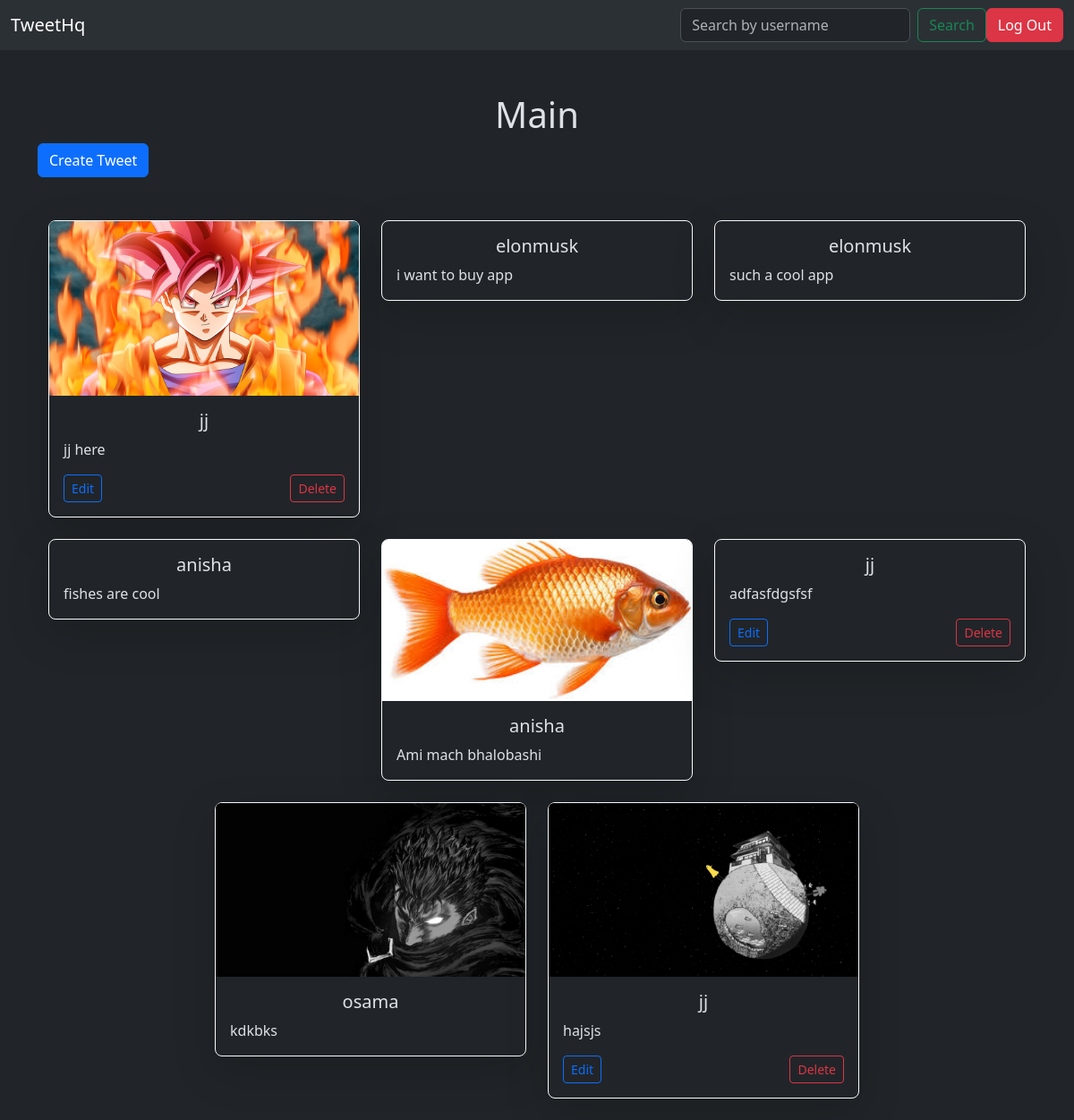
The page /tweet/ (signed in) on the database its author committed.
### tweet/models.py (models this page shows)
class Tweet(models.Model):
    user = models.ForeignKey(User,on_delete=models.CASCADE)
    text = models.TextField(max_length=500)
    picture = models.ImageField(upload_to='pictures/',blank=True, null=True)
    creation_time = models.DateTimeField(auto_now_add=True)
    update_time = models.DateTimeField(auto_now=True)

### tweet/views.py (the view)
# urls.py: path('', views.tweet_list, name='tweet_list'),
@login_required
def tweet_list(request):
    tweets = Tweet.objects.all().order_by('-creation_time')
    return render(request, 'tweet_list.html', {'tweets':tweets})

### tweet/templates/tweet_list.html (shortened to what this page needs)
{% extends "layout.html" %}
{% block content %}
<h1 class="text-center mt-5">Main</h1>
<a class="btn btn-primary mb-5" href="{% url 'tweet_create' %}">Create Tweet</a>
<div class="container">
    <div class="row justify-content-center">
        {% for tweet in tweets %}
        <div class="col-12 col-md-6 col-lg-4 mb-4">
            <div class="card shadow-lg border-light rounded-3">
                {% if tweet.picture %}
                <img src="{{ tweet.picture.url }}" class="card-img-top rounded-top" alt="Tweet Image">
                {% endif %}
                <div class="card-body">
                    <h5 class="card-title text-center">{{ tweet.user.username }}</h5>
                    <p class="card-text">{{ tweet.text }}</p>
                    {% if tweet.user == user %}
                    <div class="d-flex justify-content-between">
                        <a href="{% url 'tweet_edit' tweet.id %}" class="btn btn-outline-primary btn-sm">Edit</a>
                        <a href="{% url 'tweet_delete' tweet.id %}" class="btn btn-outline-danger btn-sm">Delete</a>
                    </div>
                    {% endif %}
                </div>
            </div>
        </div>
        {% endfor %}
    </div>
</div>
{% endblock content %}

### templates/layout.html (shortened to what this page needs)
{% load static %}
<!DOCTYPE html>
<html data-bs-theme="dark">
    <head>
        <link href="https://cdn.jsdelivr.net/npm/bootstrap@5.3.3/dist/css/bootstrap.min.css" rel="stylesheet">
    </head>
    <body class=>
      <nav class="navbar navbar-expand-lg bg-body-tertiary">
        <div class="container-fluid">
            <a class="navbar-brand" href="{% url 'tweet_list' %}">TweetHq</a>
            <div class="collapse navbar-collapse" id="navbarSupportedContent">
                <ul class="navbar-nav ms-auto mb-2 mb-lg-0">
                    {% if user.is_authenticated %}
                        <form method="get" action="{% url 'tweet_search' %}" class="d-flex">
                            <input class="form-control me-2" type="search" name="username" placeholder="Search by username" aria-label="Search">
                            <button class="btn btn-outline-success" type="submit">Search</button>
                        </form>
                        <form method="post" action="{% url 'logout' %}">
                            <button class="btn btn-danger">Log Out</button>
                        </form>
                    {% else %}
                        <a href="{% url 'login' %}" class="btn btn-outline-success mx-3">Login</a>
                        <a href="{% url 'register' %}" class="btn btn-outline-info mx-3">Register</a>
                    {% endif %}
                </ul>
            </div>
        </div>
    </nav>
       <div class="container">
        {% block content %}
        {% endblock content %}
    </body>
</html>

### rows shown on the page
Tweet: picture (picture), user.username "jj", text "jj here", shows "Edit"
Tweet: user.username "elonmusk", text "i want to buy app"
Tweet: user.username "elonmusk", text "such a cool app"
Tweet: user.username "anisha", text "fishes are cool"
Tweet: picture (picture), user.username "anisha", text "Ami mach bhalobashi"
Tweet: user.username "jj", text "adfasfdgsfsf", shows "Edit"
Tweet: picture (picture), user.username "osama", text "kdkbks"
Tweet: picture (picture), user.username "jj", text "hajsjs", shows "Edit"
